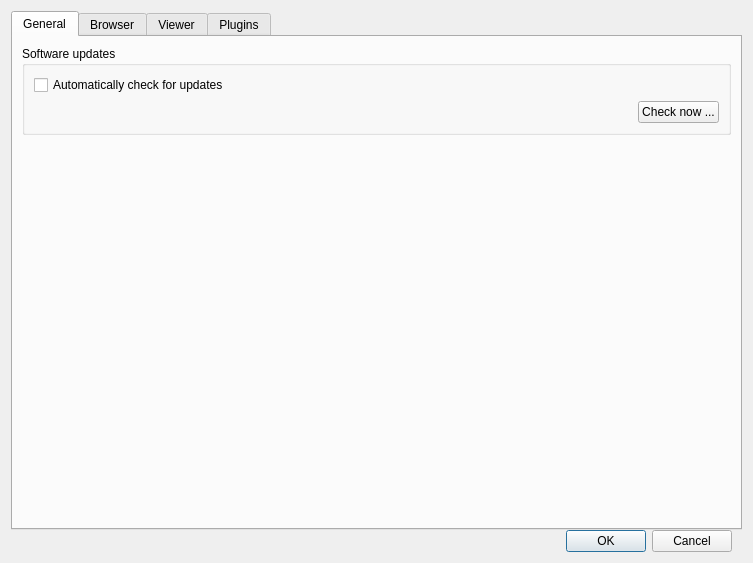
<?xml version="1.0" encoding="UTF-8"?>
<ui version="4.0">
 <class>medAdminArea</class>
 <widget class="QWidget" name="medAdminArea">
  <property name="geometry">
   <rect>
    <x>0</x>
    <y>0</y>
    <width>753</width>
    <height>563</height>
   </rect>
  </property>
  <property name="windowTitle">
   <string>Form</string>
  </property>
  <layout class="QVBoxLayout" name="verticalLayout">
   <property name="spacing">
    <number>0</number>
   </property>
   <item>
    <widget class="QTabWidget" name="tab">
     <property name="currentIndex">
      <number>0</number>
     </property>
     <widget class="QWidget" name="tab_general">
      <attribute name="title">
       <string>General</string>
      </attribute>
      <layout class="QVBoxLayout" name="verticalLayout_3">
       <item>
        <widget class="QGroupBox" name="groupBox">
         <property name="title">
          <string>Software updates</string>
         </property>
         <layout class="QVBoxLayout" name="verticalLayout_2">
          <item>
           <widget class="QCheckBox" name="cb_updates">
            <property name="text">
             <string>Automatically check for updates</string>
            </property>
           </widget>
          </item>
          <item>
           <layout class="QHBoxLayout" name="horizontalLayout">
            <item>
             <spacer name="horizontalSpacer">
              <property name="orientation">
               <enum>Qt::Horizontal</enum>
              </property>
              <property name="sizeHint" stdset="0">
               <size>
                <width>40</width>
                <height>20</height>
               </size>
              </property>
             </spacer>
            </item>
            <item>
             <widget class="QPushButton" name="bt_updates">
              <property name="text">
               <string>Check now ...</string>
              </property>
             </widget>
            </item>
           </layout>
          </item>
         </layout>
        </widget>
       </item>
       <item>
        <spacer name="verticalSpacer">
         <property name="orientation">
          <enum>Qt::Vertical</enum>
         </property>
         <property name="sizeHint" stdset="0">
          <size>
           <width>20</width>
           <height>337</height>
          </size>
         </property>
        </spacer>
       </item>
      </layout>
     </widget>
     <widget class="QWidget" name="tab_browser">
      <attribute name="title">
       <string>Browser</string>
      </attribute>
     </widget>
     <widget class="QWidget" name="tab_viewer">
      <attribute name="title">
       <string>Viewer</string>
      </attribute>
     </widget>
     <widget class="QWidget" name="tab_plugins">
      <attribute name="title">
       <string>Plugins</string>
      </attribute>
     </widget>
    </widget>
   </item>
   <item>
    <widget class="QWidget" name="widget" native="true">
     <layout class="QHBoxLayout" name="horizontalLayout_2">
      <property name="leftMargin">
       <number>0</number>
      </property>
      <property name="topMargin">
       <number>0</number>
      </property>
      <property name="rightMargin">
       <number>10</number>
      </property>
      <property name="bottomMargin">
       <number>0</number>
      </property>
      <item>
       <widget class="QDialogButtonBox" name="buttonBox">
        <property name="standardButtons">
         <set>QDialogButtonBox::Cancel|QDialogButtonBox::Ok</set>
        </property>
        <property name="centerButtons">
         <bool>false</bool>
        </property>
       </widget>
      </item>
     </layout>
    </widget>
   </item>
  </layout>
 </widget>
 <resources/>
 <connections/>
</ui>
